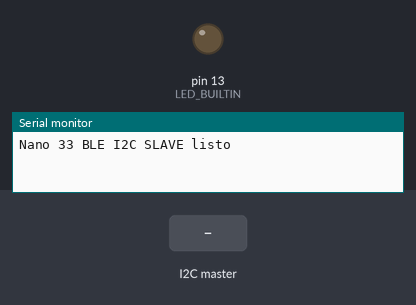
Recording of a sketch running on a simulated Arduino Uno, built with avr-gcc and run on an emulated ATmega328P. Parts: output pins drawn as LEDs (lit = HIGH), the last lines printed to the serial monitor. The inputs (shaded band) are chosen by the test bench.

Above: at 1.2 s.
1.3 s: the I2C master sends the byte 1
At 1.8 s:
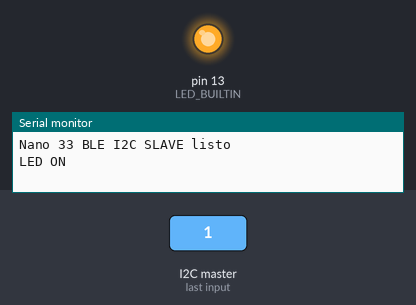
2.8 s: the I2C master sends the byte 0
At 4.2 s:
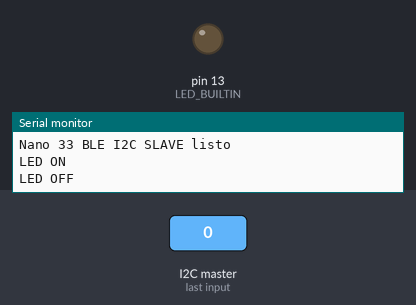
Timing chart, 0 to 5.8 s (numbered marks = the images above; inputs shaded):
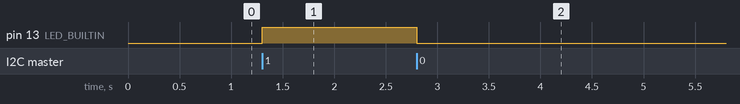

Measured:
- after the input at 1.3 s, pin 13 (LED_BUILTIN): LOW → HIGH at once
- after the input at 2.8 s, pin 13 (LED_BUILTIN): HIGH → LOW at once

The sketch:

Practica1_Tarea5.ino
```cpp
#include <Arduino.h>
#include <Wire.h>

#define I2C_SLAVE_ADDR 0x08

volatile bool i2c_cmd_ready = false;
volatile uint8_t last_cmd = 0;

void receiveEvent(int howMany) {
  while (Wire.available()) {
    last_cmd = Wire.read();
    i2c_cmd_ready = true;
  }
}

void setup() {
  Serial.begin(115200);

  pinMode(LED_BUILTIN, OUTPUT);
  digitalWrite(LED_BUILTIN, LOW);

  Wire.begin(I2C_SLAVE_ADDR);
  Wire.onReceive(receiveEvent);

  Serial.println("Nano 33 BLE I2C SLAVE listo");
}

void loop() {

  if (i2c_cmd_ready) {
    i2c_cmd_ready = false;

    if (last_cmd == 1) {
      digitalWrite(LED_BUILTIN, HIGH);
      Serial.println("LED ON");
    }
    else if (last_cmd == 0) {
      digitalWrite(LED_BUILTIN, LOW);
      Serial.println("LED OFF");
    }
  }

  delay(10);
}
```
